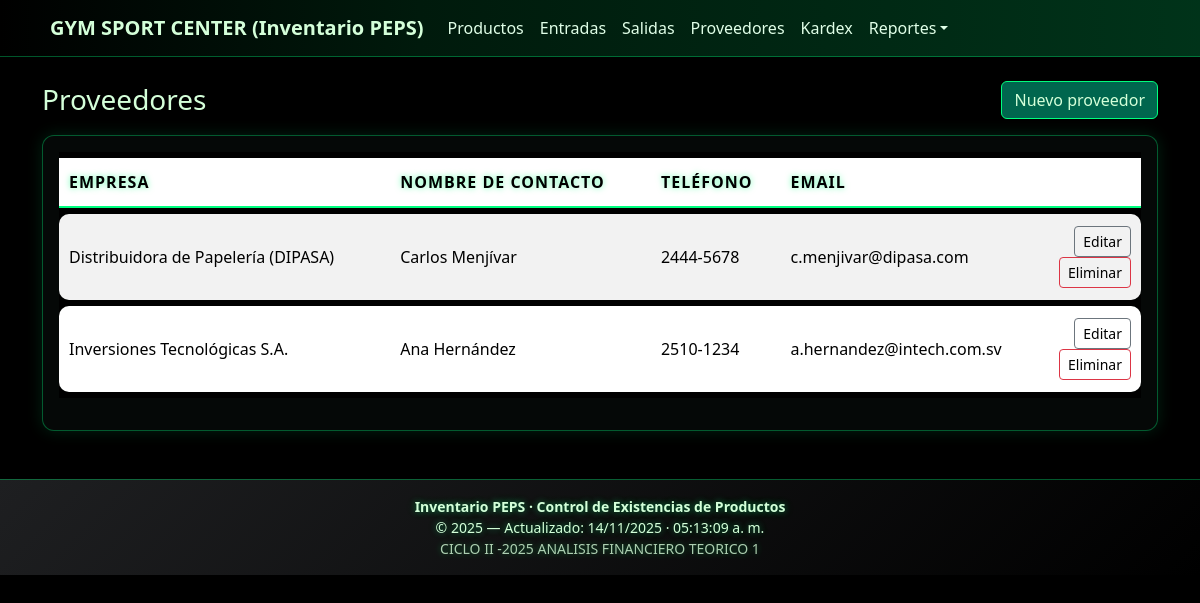
Page /index.php?controller=proveedores&action=index on the earlier database version.
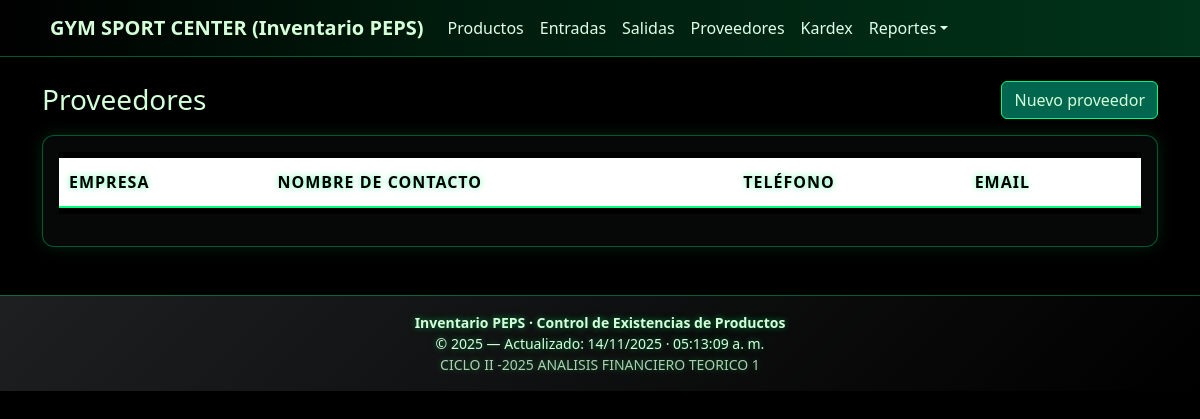
Same page on the later database version.
### tables this page shows
CREATE TABLE `proveedor` (
  `id` int(10) UNSIGNED NOT NULL,
  `nombre_empresa` varchar(150) NOT NULL,
  `contacto_nombre` varchar(150) DEFAULT NULL,
  `telefono` varchar(50) DEFAULT NULL,
  `email` varchar(150) DEFAULT NULL,
  `direccion` text DEFAULT NULL,
  `creado_en` timestamp NOT NULL DEFAULT current_timestamp()
);

### app/core/controller.php (called while the page is built, shortened)
<?php
class Controller {
  protected function view($view, $data = []) {
    extract($data);
    require __DIR__ . '/../views/layout/header.php';
    require __DIR__ . '/../views/' . $view . '.php';
    require __DIR__ . '/../views/layout/footer.php';
  }
}

### app/controllers/ProveedoresController.php (called while the page is built, shortened)
<?php
require_once __DIR__ . '/../core/Controller.php';
require_once __DIR__ . '/../models/Proveedor.php';
class ProveedoresController extends Controller {
  public function index() {
    $proveedores = Proveedor::all();
    $this->view('proveedores/proveedores', compact('proveedores'));
  }
}

### index.php (called while the page is built, shortened)
<?php
require_once __DIR__ . '/app/core/controller.php';
$action = $_GET['action'] ?? 'index';
$controller = new $controllerClass();
$controller->$action();

### app/models/Proveedor.php (called while the page is built, shortened)
<?php
class Proveedor {
    public static function all() {
        $pdo = Database::getInstance();
        return $pdo->query("SELECT * FROM proveedor ORDER BY id DESC")->fetchAll();
    }
}

### app/views/proveedores/proveedores.php (the view)
<div class="d-flex justify-content-between align-items-center mb-3">
  <h3 class="m-0">Proveedores</h3>
  <a class="btn btn-primary" href="index.php?controller=proveedores&action=crear">Nuevo proveedor</a>
</div>
<div class="card">
  <div class="card-body table-responsive">
    <table class="table table-striped align-middle">
      <thead>
        <tr>
          <th>Empresa</th>
          <th>Nombre de Contacto</th>
          <th>Teléfono</th>
          <th>Email</th>
          <th style="width:1%;"></th>
        </tr>
      </thead>
      <tbody>
        <?php foreach ($proveedores as $prov): ?>
          <tr>
            <td><?php echo htmlspecialchars($prov['nombre_empresa']); ?></td>
            <td><?php echo htmlspecialchars($prov['contacto_nombre']); ?></td>
            <td><?php echo htmlspecialchars($prov['telefono']); ?></td>
            <td><?php echo htmlspecialchars($prov['email']); ?></td>
            <td class="text-end">
              <a class="btn btn-sm btn-outline-secondary" href="index.php?controller=proveedores&action=editar&id=<?php echo $prov['id']; ?>">Editar</a>
              <a class="btn btn-sm btn-outline-danger"
                 href="index.php?controller=proveedores&action=eliminar&id=<?php echo $prov['id']; ?>"
                 onclick="return confirm('¿Eliminar proveedor? Esto no se puede deshacer.')">
                 Eliminar
              </a>
            </td>
          </tr>
        <?php endforeach; ?>
      </tbody>
    </table>
  </div>
</div>

Differences in the rows shown:
removed proveedor: nombre_empresa "Distribuidora de Papelería (DIPASA)", contacto_nombre "Carlos Menjívar", telefono "2444-5678", email "c.menjivar@dipasa.com"
removed proveedor: nombre_empresa "Inversiones Tecnológicas S.A.", contacto_nombre "Ana Hernández", telefono "2510-1234", email "a.hernandez@intech.com.sv"
